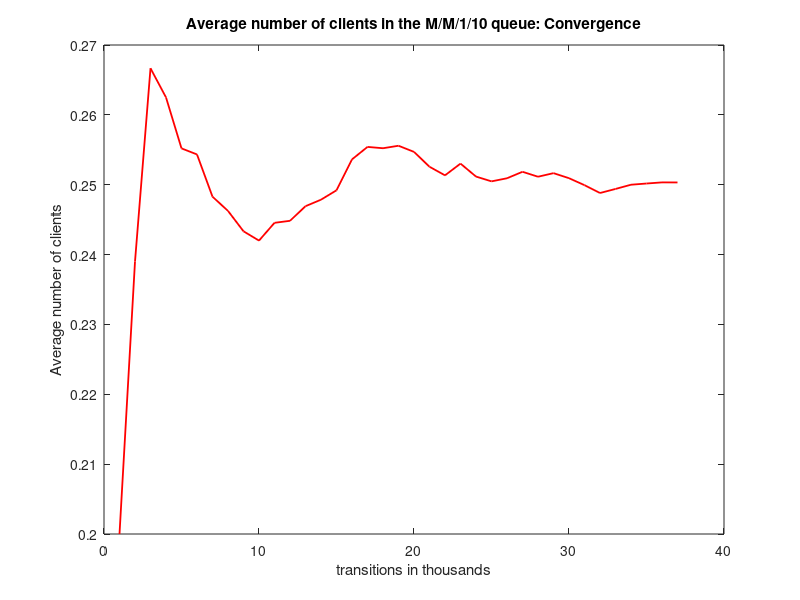
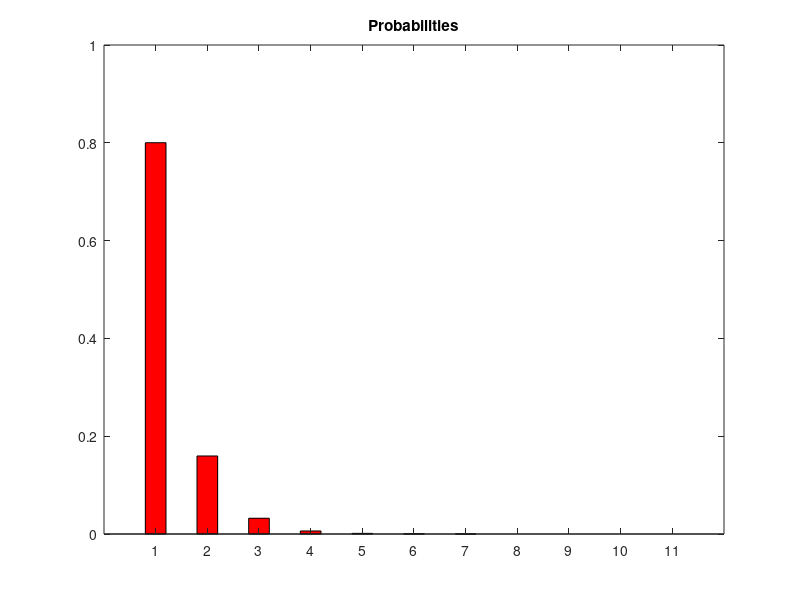
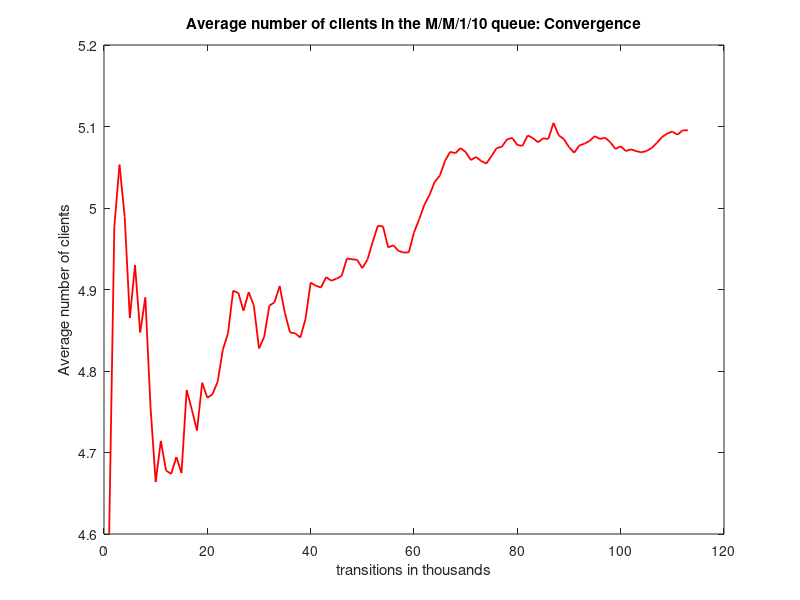
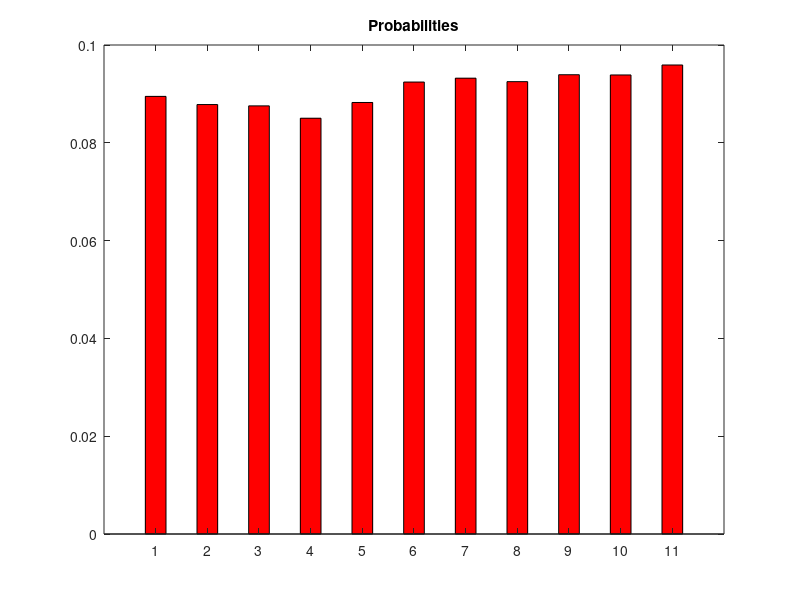

Write MATLAB code to recreate these figures, in order.
% M/M/1/10 simulation
clc;
clear all;
close all;
s = 1; % counter for figures
lambda = [1, 5, 10]; 
mu = 5;

for j=1:1:length(lambda)
  rand("seed", 1);
  threshold = lambda(j)/(lambda(j) + mu); % the threshold used to calculate probabilities
  index = 0;
  transitions = 0; % holds the transitions of the simulation in transitions steps
  
  arrivals = zeros(1, 11);
  P = zeros(1, 11);
  total_arrivals = 0; % to measure the total number of arrivals
  current_state = 0;  % holds the current state of the system
  previous_mean_clients = 0; % will help in the convergence test
  
  while transitions >= 0
    transitions = transitions + 1; % one more transitions step
    if mod(transitions,1000) == 0 % check for convergence every 1000 transitions steps
      index = index + 1;
      for i=1:1:11
          P(i) = arrivals(i)/total_arrivals; % calcuate the probability of every state in the system
      endfor
      mean_clients = 0; % calculate the mean number of clients in the system
      for i=1:1:11
         mean_clients = mean_clients + (i-1).*P(i);
      endfor
      to_plot(index) = mean_clients;
      if abs(mean_clients - previous_mean_clients) < 0.00001 || transitions > 1000000 % convergence test
        break;
      endif
      previous_mean_clients = mean_clients;
    endif

    random_number = rand(1); % generate a random number (Uniform distribution)
    if current_state == 0 || random_number < threshold % arrival
      total_arrivals = total_arrivals + 1;
      if current_state < 11
        arrivals(current_state + 1) = arrivals(current_state + 1) + 1;
        if current_state < 10
          current_state = current_state + 1;
        endif
      endif
    else % departure
      if current_state != 0 % no departure from an empty system
        current_state = current_state - 1;
      endif
    endif
  endwhile

  % display the state probabilities
  display("Probabilities of the 11 states = ");
  for i=1:1:11
    display(P(i));
  endfor
  
  display(mean_clients);
  %display the average delay time
  average_delay_time = mean_clients / (lambda(j)*(1-P(11)));
  display("Average delay time =");
  disp(average_delay_time);

  % display the blocking probability
  display("P[blocking] = ");
  display(P(11));

  figure(s);
  plot(to_plot,"r","linewidth",1.3);
  title("Average number of clients in the M/M/1/10 queue: Convergence");
  xlabel("transitions in thousands");
  ylabel("Average number of clients");
  s++;
  figure(s);
  bar(P,'r',0.4);
  title("Probabilities");
  s++;
endfor
